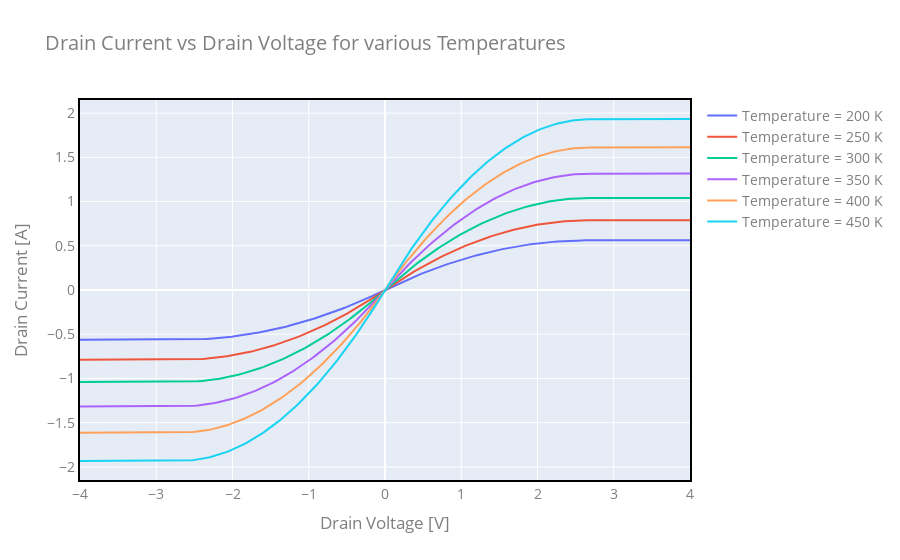

The notebook cell this image was saved under:
### Code cell
fig = go.Figure()

prim_y_vals=np.empty_like(drainV)

for step in np.arange(200, 500, 50):
    for i in range(numStep):
        inputs['tSim'] = step
        prim_y_vals[i] = drainCurr(True, inputs, drainV[i], -3)
        
    fig.add_trace(
        go.Scatter(
            visible=True,
            line=dict(width=2),
            name="Temperature = {} K".format(step),
            x=drainV,
            y=prim_y_vals,
        ),
    )

fig.update_layout(
    title="Drain Current vs Drain Voltage for various Temperatures",
    xaxis=dict(title='Drain Voltage [V]', showline=True, linewidth=2, linecolor='black', mirror=True),
    yaxis=dict(title='Drain Current [A]', showline=True, linewidth=2, linecolor='black', mirror=True),
    font=dict(
        size=14,
        color="#7f7f7f"
    )
)

fig.show()
fig.write_html("Drain_Current_Multi_Temp.html")

### Figure 1 — Plotly figure (JSON) as saved in the notebook; plotly's stock layout.template omitted (floating-point values rounded to 4 significant figures; data arrays with more than 128 entries replaced by an {"elided": "..."} marker saying what was removed)
{"data": [{"line": {"width": 2}, "name": "Temperature = 200 K", "type": "scatter", "visible": true, "x": {"elided": "250 float values"}, "y": {"elided": "250 float values"}}, {"line": {"width": 2}, "name": "Temperature = 250 K", "type": "scatter", "visible": true, "x": {"elided": "250 float values"}, "y": {"elided": "250 float values"}}, {"line": {"width": 2}, "name": "Temperature = 300 K", "type": "scatter", "visible": true, "x": {"elided": "250 float values"}, "y": {"elided": "250 float values"}}, {"line": {"width": 2}, "name": "Temperature = 350 K", "type": "scatter", "visible": true, "x": {"elided": "250 float values"}, "y": {"elided": "250 float values"}}, {"line": {"width": 2}, "name": "Temperature = 400 K", "type": "scatter", "visible": true, "x": {"elided": "250 float values"}, "y": {"elided": "250 float values"}}, {"line": {"width": 2}, "name": "Temperature = 450 K", "type": "scatter", "visible": true, "x": {"elided": "250 float values"}, "y": {"elided": "250 float values"}}], "layout": {"font": {"color": "#7f7f7f", "size": 14}, "title": {"text": "Drain Current vs Drain Voltage for various Temperatures"}, "xaxis": {"linecolor": "black", "linewidth": 2, "mirror": true, "showline": true, "title": {"text": "Drain Voltage [V]"}}, "yaxis": {"linecolor": "black", "linewidth": 2, "mirror": true, "showline": true, "title": {"text": "Drain Current [A]"}}}}
